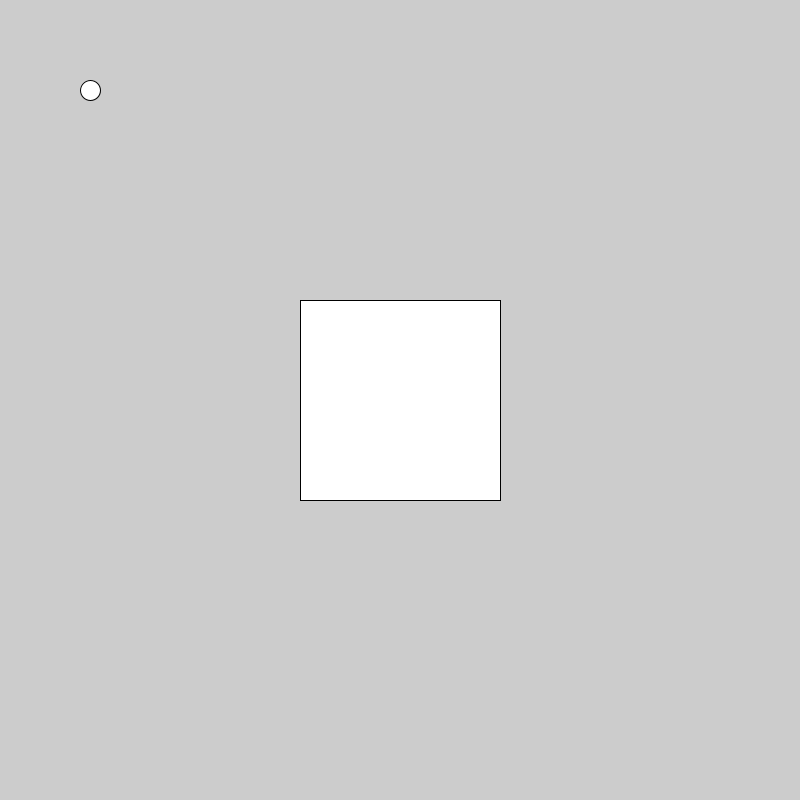
Frame 1 (no input)
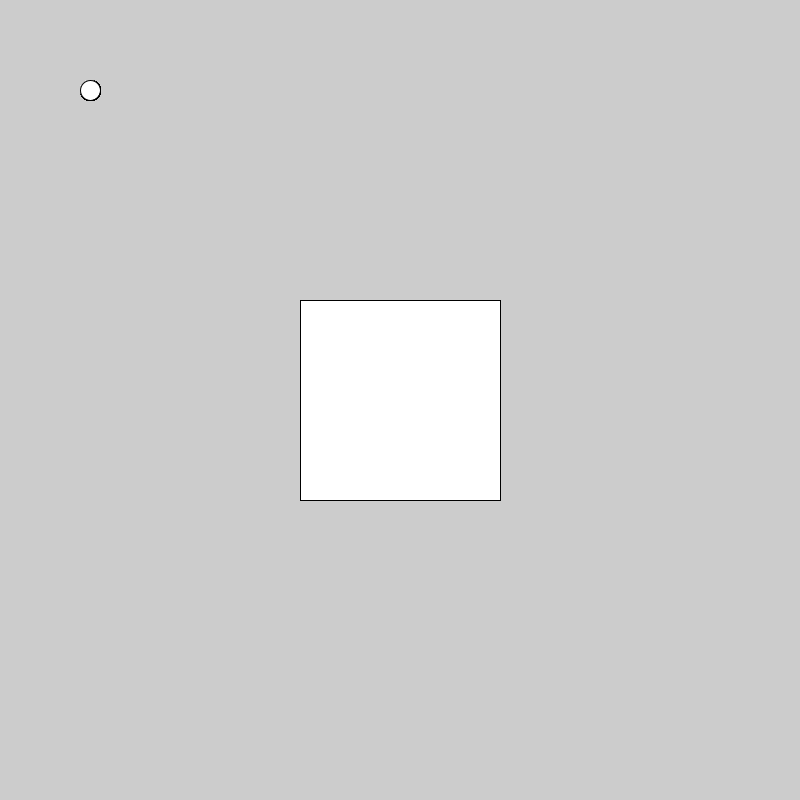
Frame 60 (the mouse pressed at the canvas centre just before this capture)
Frame 120 (the mouse held since frame 60 and released just before this capture): identical to frame 60, image omitted

The Processing sketch that drew these frames (run headless with seeded random() and noise(); from frame 60 on, the mouse is pressed at the canvas centre):

// Processing sketch: e05_suma
// ── e05_suma.pde
void setup() {
  size(800, 800);
}

void draw() {
  square(300, 300, 200);
  circle(100, 100, 20);
}

void square(float x, float y, float bok) {

  rect(x, y, bok, bok);
}
void circle(float x, float y, float srednica) {
  ellipse(x - srednica/2.0, y-srednica/2.0, srednica, srednica);
}
